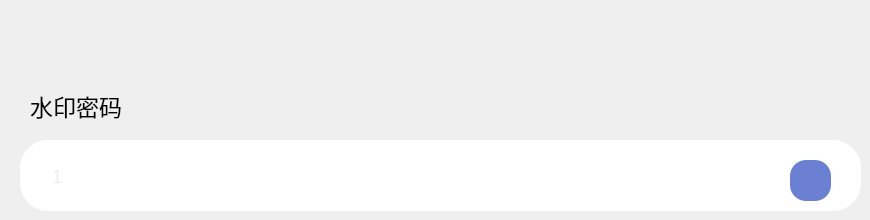
            <widget class="QWidget" name="Page4">
             <widget class="QLabel" name="label_9">
              <property name="geometry">
               <rect>
                <x>30</x>
                <y>80</y>
                <width>161</width>
                <height>51</height>
               </rect>
              </property>
              <property name="font">
               <font>
                <family>Microsoft YaHei</family>
                <pointsize>17</pointsize>
               </font>
              </property>
              <property name="text">
               <string>水印密码</string>
              </property>
             </widget>
             <widget class="QWidget" name="widget_31" native="true">
              <property name="geometry">
               <rect>
                <x>20</x>
                <y>140</y>
                <width>841</width>
                <height>71</height>
               </rect>
              </property>
              <property name="minimumSize">
               <size>
                <width>361</width>
                <height>0</height>
               </size>
              </property>
              <property name="maximumSize">
               <size>
                <width>176666</width>
                <height>17666</height>
               </size>
              </property>
              <property name="styleSheet">
               <string notr="true">background-color: rgb(255, 255, 255);
border-radius:28px</string>
              </property>
              <widget class="QFrame" name="frame_15">
               <property name="geometry">
                <rect>
                 <x>720</x>
                 <y>10</y>
                 <width>101</width>
                 <height>51</height>
                </rect>
               </property>
               <property name="styleSheet">
                <string notr="true">QFrame{
	background-color: rgb(255, 255, 255);
border:0px solid red;
border-radius:30px
}</string>
               </property>
               <property name="frameShape">
                <enum>QFrame::StyledPanel</enum>
               </property>
               <property name="frameShadow">
                <enum>QFrame::Raised</enum>
               </property>
               <widget class="QPushButton" name="pushButton_16">
                <property name="geometry">
                 <rect>
                  <x>50</x>
                  <y>10</y>
                  <width>41</width>
                  <height>41</height>
                 </rect>
                </property>
                <property name="styleSheet">
                 <string notr="true">background-color: qlineargradient(x0:0, y0:1, x1:1, y1:1,stop:0.4  rgb(107, 128, 210));
image: url(:/buttom_white/img/buttom_white/发送_send.svg);
border-radius:16px;
padding:8px;</string>
                </property>
                <property name="text">
                 <string/>
                </property>
               </widget>
              </widget>
              <widget class="QFrame" name="frame_16">
               <property name="geometry">
                <rect>
                 <x>10</x>
                 <y>10</y>
                 <width>551</width>
                 <height>51</height>
                </rect>
               </property>
               <property name="frameShape">
                <enum>QFrame::StyledPanel</enum>
               </property>
               <property name="frameShadow">
                <enum>QFrame::Raised</enum>
               </property>
               <widget class="QLineEdit" name="lineEdit_6">
                <property name="geometry">
                 <rect>
                  <x>20</x>
                  <y>10</y>
                  <width>681</width>
                  <height>32</height>
                 </rect>
                </property>
                <property name="minimumSize">
                 <size>
                  <width>0</width>
                  <height>32</height>
                 </size>
                </property>
                <property name="palette">
                 <palette>
                  <active>
                   <colorrole role="WindowText">
                    <brush brushstyle="SolidPattern">
                     <color alpha="35">
                      <red>0</red>
                      <green>0</green>
                      <blue>0</blue>
                     </color>
                    </brush>
                   </colorrole>
                   <colorrole role="Button">
                    <brush brushstyle="SolidPattern">
                     <color alpha="255">
                      <red>255</red>
                      <green>255</green>
                      <blue>255</blue>
                     </color>
                    </brush>
                   </colorrole>
                   <colorrole role="Text">
                    <brush brushstyle="SolidPattern">
                     <color alpha="35">
                      <red>0</red>
                      <green>0</green>
                      <blue>0</blue>
                     </color>
                    </brush>
                   </colorrole>
                   <colorrole role="ButtonText">
                    <brush brushstyle="SolidPattern">
                     <color alpha="35">
                      <red>0</red>
                      <green>0</green>
                      <blue>0</blue>
                     </color>
                    </brush>
                   </colorrole>
                   <colorrole role="Base">
                    <brush brushstyle="SolidPattern">
                     <color alpha="255">
                      <red>255</red>
                      <green>255</green>
                      <blue>255</blue>
                     </color>
                    </brush>
                   </colorrole>
                   <colorrole role="Window">
                    <brush brushstyle="SolidPattern">
                     <color alpha="255">
                      <red>255</red>
                      <green>255</green>
                      <blue>255</blue>
                     </color>
                    </brush>
                   </colorrole>
                   <colorrole role="PlaceholderText">
                    <brush brushstyle="NoBrush">
                     <color alpha="128">
                      <red>0</red>
                      <green>0</green>
                      <blue>0</blue>
                     </color>
                    </brush>
                   </colorrole>
                  </active>
                  <inactive>
                   <colorrole role="WindowText">
                    <brush brushstyle="SolidPattern">
                     <color alpha="35">
                      <red>0</red>
                      <green>0</green>
                      <blue>0</blue>
                     </color>
                    </brush>
                   </colorrole>
                   <colorrole role="Button">
                    <brush brushstyle="SolidPattern">
                     <color alpha="255">
                      <red>255</red>
                      <green>255</green>
                      <blue>255</blue>
                     </color>
                    </brush>
                   </colorrole>
                   <colorrole role="Text">
                    <brush brushstyle="SolidPattern">
                     <color alpha="35">
                      <red>0</red>
                      <green>0</green>
                      <blue>0</blue>
                     </color>
                    </brush>
                   </colorrole>
                   <colorrole role="ButtonText">
                    <brush brushstyle="SolidPattern">
                     <color alpha="35">
                      <red>0</red>
                      <green>0</green>
                      <blue>0</blue>
                     </color>
                    </brush>
                   </colorrole>
                   <colorrole role="Base">
                    <brush brushstyle="SolidPattern">
                     <color alpha="255">
                      <red>255</red>
                      <green>255</green>
                      <blue>255</blue>
                     </color>
                    </brush>
                   </colorrole>
                   <colorrole role="Window">
                    <brush brushstyle="SolidPattern">
                     <color alpha="255">
                      <red>255</red>
                      <green>255</green>
                      <blue>255</blue>
                     </color>
                    </brush>
                   </colorrole>
                   <colorrole role="PlaceholderText">
                    <brush brushstyle="NoBrush">
                     <color alpha="128">
                      <red>0</red>
                      <green>0</green>
                      <blue>0</blue>
                     </color>
                    </brush>
                   </colorrole>
                  </inactive>
                  <disabled>
                   <colorrole role="WindowText">
                    <brush brushstyle="SolidPattern">
                     <color alpha="35">
                      <red>0</red>
                      <green>0</green>
                      <blue>0</blue>
                     </color>
                    </brush>
                   </colorrole>
                   <colorrole role="Button">
                    <brush brushstyle="SolidPattern">
                     <color alpha="255">
                      <red>255</red>
                      <green>255</green>
                      <blue>255</blue>
                     </color>
                    </brush>
                   </colorrole>
                   <colorrole role="Text">
                    <brush brushstyle="SolidPattern">
                     <color alpha="35">
                      <red>0</red>
                      <green>0</green>
                      <blue>0</blue>
                     </color>
                    </brush>
                   </colorrole>
                   <colorrole role="ButtonText">
                    <brush brushstyle="SolidPattern">
                     <color alpha="35">
                      <red>0</red>
                      <green>0</green>
                      <blue>0</blue>
                     </color>
                    </brush>
                   </colorrole>
                   <colorrole role="Base">
                    <brush brushstyle="SolidPattern">
                     <color alpha="255">
                      <red>255</red>
                      <green>255</green>
                      <blue>255</blue>
                     </color>
                    </brush>
                   </colorrole>
                   <colorrole role="Window">
                    <brush brushstyle="SolidPattern">
                     <color alpha="255">
                      <red>255</red>
                      <green>255</green>
                      <blue>255</blue>
                     </color>
                    </brush>
                   </colorrole>
                   <colorrole role="PlaceholderText">
                    <brush brushstyle="NoBrush">
                     <color alpha="128">
                      <red>0</red>
                      <green>0</green>
                      <blue>0</blue>
                     </color>
                    </brush>
                   </colorrole>
                  </disabled>
                 </palette>
                </property>
                <property name="font">
                 <font>
                  <pointsize>14</pointsize>
                 </font>
                </property>
                <property name="styleSheet">
                 <string notr="true">color: rgba(0, 0, 0, 35);
border:none;</string>
                </property>
                <property name="placeholderText">
                 <string>1</string>
                </property>
               </widget>
              </widget>
             </widget>
            </widget>
